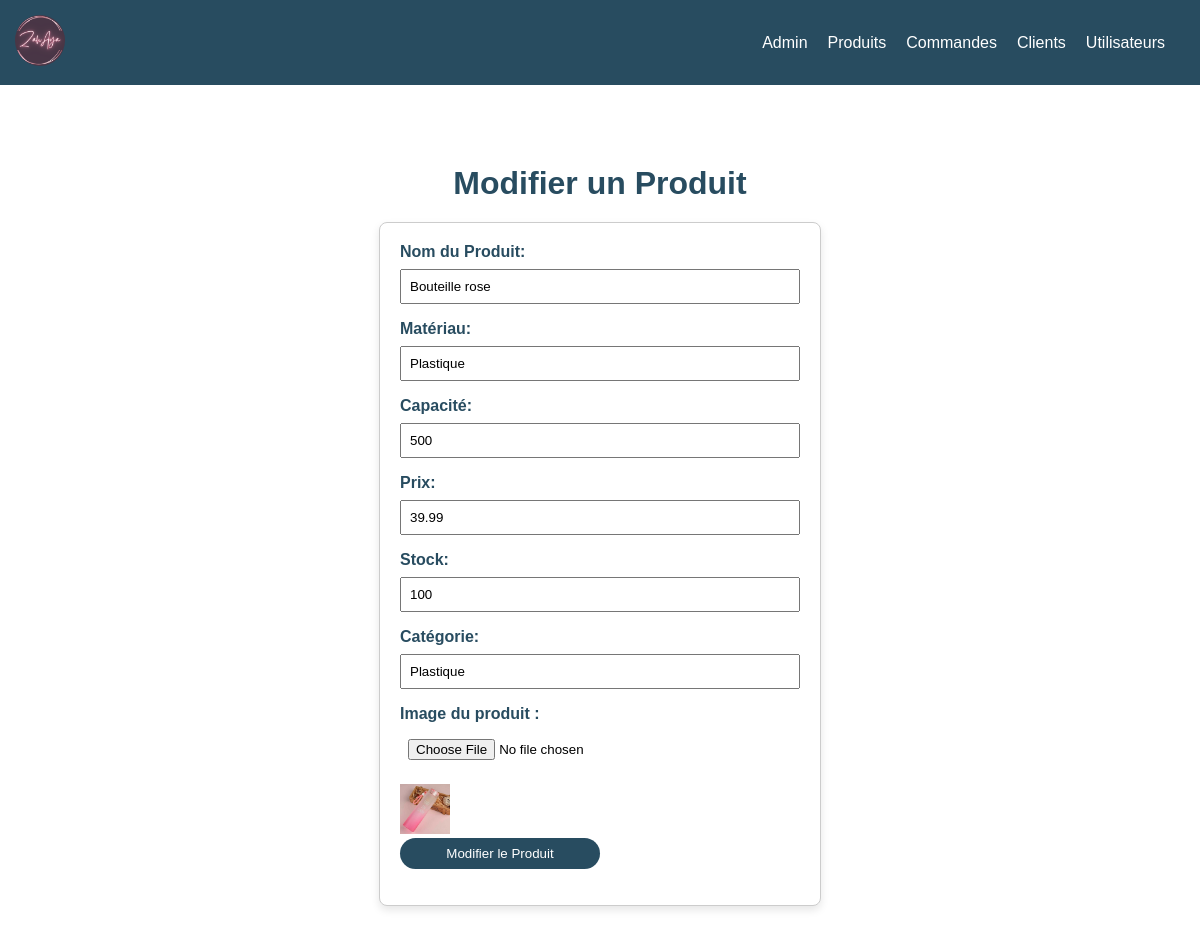
The page /update_product.php?id=43 on the database its author committed.
### tables this page shows
CREATE TABLE `products` (
  `product_id` int(11) NOT NULL,
  `product_name` varchar(255) NOT NULL,
  `material` varchar(50) DEFAULT NULL,
  `capacity` int(11) DEFAULT NULL,
  `price` decimal(10,2) NOT NULL,
  `categorie` varchar(50) NOT NULL,
  `stock` int(11) DEFAULT 0,
  `cheminImage` varchar(255) DEFAULT NULL
);

### update_product.php (the view, shortened to what this page needs)
<!DOCTYPE html>
<html lang="en">
<head>
    <link rel="stylesheet" type="text/css" href="admin.css">
</head>
<body>
<header>
<div class="logo">
    <a href="index.php"><img src="logo.png" alt="Logo"></a>
</div>
    <nav>
        <ul>
            <li><a href="admin.php">Admin</a></li>
            <li><a href="produit.php">Produits</a></li>
            <li><a href="commande.php">Commandes</a></li>
            <li><a href="client.php">Clients</a></li>
            <li><a href="utilisateur.php">Utilisateurs</a></li>
        </ul>
    </nav>
</header>
<h1>Modifier un Produit</h1>
<?php
$servername = "localhost";
$username = "root";
$password = "";
$dbname = "ecommerce_web_site";
$conn = new mysqli($servername, $username, $password, $dbname);
if (isset($_GET['id']) && is_numeric($_GET['id'])) {
    $product_id = $_GET['id'];
    $sql = "SELECT * FROM products WHERE product_id = $product_id";
    $result = $conn->query($sql);
    if ($result->num_rows == 1) {
        $row = $result->fetch_assoc();
        echo "<form method='post' action='traitement_modification_produit.php' enctype='multipart/form-data'>
                <input type='hidden' name='product_id' value='" . $row["product_id"] . "'>
                <label for='product_name'>Nom du Produit:</label>
                <input type='text' name='product_name' value='" . $row["product_name"] . "' required><br>
                <label for='material'>Matériau:</label>
                <input type='text' name='material' value='" . $row["material"] . "' required><br>
                <label for='capacity'>Capacité:</label>
                <input type='text' name='capacity' value='" . $row["capacity"] . "' required><br>
                <label for='price'>Prix:</label>
                <input type='number' name='price' step='0.01' value='" . $row["price"] . "' required><br>
                <label for='stock'>Stock:</label>
                <input type='number' name='stock' min='0' value='" . $row["stock"] . "' required><br>
                <label for='categorie'>Catégorie:</label>
                <input type='text' name='categorie' value='" . $row["categorie"] . "' required><br>
                <label for='imageProduit'>Image du produit :</label>
                <input type='file' name='imageProduit' id='imageProduit' accept='image/*'><br>
                <img src='" . $row["cheminImage"] . "' alt='Image Produit' width='50'><br>
                <input type='submit' value='Modifier le Produit'>
            </form>";
    } else {
        echo "Aucun produit trouvé avec cet identifiant.";
    }
} else {
    echo "Identifiant du produit non spécifié.";
}
?>
</body>
</html>

### admin.css (style rules this page uses)
* { margin: 0; padding: 0; font-family: 'Delicious Handrawn', cursive; font-family: 'Poppins',sans-serif; }
header { display: flex; justify-content: space-between; align-items: center; padding: 15px; background-color: #284c60; color: white; }
nav ul { list-style: none; margin: 0; padding: 0; display: flex; }
nav li { margin-right: 20px; }
nav a { text-decoration: none; color: white; }
.logo { max-width: 100px; margin-right: auto; }
.logo a img { width:50px; border-radius: 100%; }
h1 { padding-top: 30px; margin-top: 50px; text-align: center; color:#284c60; }
form { width: 400px; padding: 20px; width: 400px; margin: 20px auto; border: 1px solid #ccc; border-radius: 8px; box-shadow: 0 4px 8px rgba(0, 0, 0, 0.1); background-color: #fff; }
label { display: block; margin-bottom: 8px; font-weight: bold; color: #284c60; }
input, textarea { width: 100%; padding: 8px; margin-bottom: 16px; box-sizing: border-box; }
input[type="submit"] { background-color: #284c60; color: #fff; cursor: pointer; border: none; width: 200px; border-radius: 30px; }

### rows shown on the page
products: product_name "Bouteille rose", material "Plastique", capacity "500", price "39.99", stock "100", categorie "Plastique"
